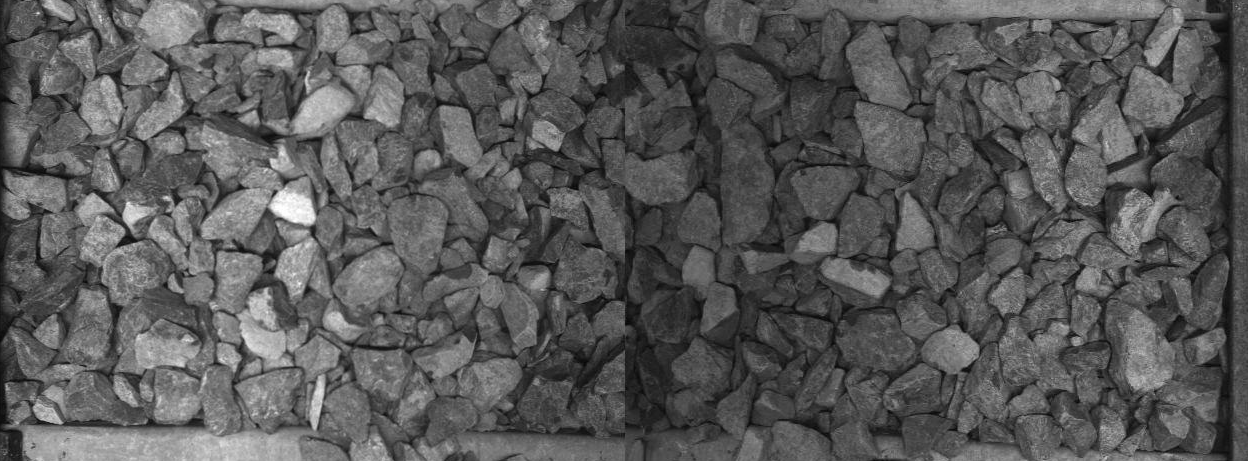
#> input picture zetica_data/cribimages/crib_0000000_0000000_974_1435.png, 1248 x 461 px; its folder holds only this picture in this run
$ python test_zetica.py
#> lines starting #> are read from the running program, lines starting #| are printed output that depends on the picture
# -*- coding: utf-8 -*-
"""
Created on Mon Feb 14 15:57:04 2022

@author: zhangq
"""

import numpy as np
import matplotlib.pyplot as plt
import scipy.linalg as li
from imageio import imread
import pywt
from skimage.restoration import denoise_wavelet, estimate_sigma
import glob
import scipy.ndimage as ni
from datetime import datetime

# [44 lines left out: function quadratic_surfacefit_mask, not called in this run]

def rescale(data, rng):
    """
    rescales an input dat between mn and mx
    """
    datamin = min(data.flatten())
    datamax = max(data.flatten())
    return (rng[1] - rng[0]) * (data - datamin) / (datamax - datamin) + rng[0]

'''the maximum scale (grain size) considered by the wavelet is the horizontal width dimension divided by this number
so if your image is 1000 pixels wide and maxscale=4, only grains up to 1000/4 = 250 pixels are considered'''
# [43 lines left out: function calculate_PSD_buscombe, not called in this run]

'''the maximum scale (grain size) considered by the wavelet is the horizontal width dimension divided by this number
so if your image is 1000 pixels wide and maxscale=4, only grains up to 1000/4 = 250 pixels are considered'''
def calculate_PSD(im, maxscale):
    '''Remove background'''
    # mask = np.array([[True] * N] * M)
    # bkg, mse, coefs = quadratic_surfacefit_mask(im, mask)
    # im -= bkg

    '''Denoise the image'''
    sigma_est = estimate_sigma(im, channel_axis = None, average_sigmas = True)
    denoisedImg = denoise_wavelet(im, channel_axis = None, rescale_sigma = True, method = 'VisuShrink', mode = 'soft', sigma=sigma_est * 2)

    #Why do we need to do this???
    denoisedImg = rescale(denoisedImg, [0, 255])

    '''Calculate the wavelet coefficients'''
    cfs, frequencies = pywt.cwt(denoisedImg, np.arange(1, maxscale),  'morl')

    '''Calculate the wavelength'''
    wavelengths = 1.0 / frequencies

    '''Calculate the PSD'''
    M, N = np.shape(im)
    psd = (cfs / np.array([[wavelengths] * M] * N).T) **2

    '''Average the psd over columns'''
    averagePSD1 = np.mean(psd, axis = 2)

    '''Average the psd over rows'''
    #'''Choose 100 rows from the image'''
    #rows = np.linspace(0, M - 1, 100).astype('int')
    averagePSD = np.mean(averagePSD1, axis = 1)

    '''Plot the wavelet transform'''
    # [20 lines of commented-out code are left out]

    '''Plot the average PSD'''
    # [9 lines of commented-out code are left out]

    '''Normalise the PSD'''
    averagePSD = averagePSD / np.sum(averagePSD)
    return wavelengths, averagePSD

def enhance_image_quality(im0):
    contrastNSigma = 3.5
    smoothWinSize = 10
    im = im0.astype('float')
    M, N = np.shape(im)
    p1 = np.mean(im, 0)
    p2 = ni.convolve(p1, np.ones(smoothWinSize) / smoothWinSize, mode = 'mirror')
    intensityMatrix = np.array([p2] * M)
    im2 = im / intensityMatrix - 1
    rowSigmas = np.std(im2, axis = 1)
    averageSigma = np.mean(rowSigmas)
    contrastRatio = 128 / (averageSigma * contrastNSigma)
    im3 = im2 * contrastRatio + 128;
    im3[im3 < 0] = 0
    im3[im3 > 254] = 254
    # [14 lines of commented-out code are left out]
    return im3

#====================================
if __name__ == '__main__':
    fns = glob.glob('zetica_data\\cribimages\\*.png')
    wave_means = []
    manual_means = []
    maxscale = 80

    for i, fn in enumerate(fns):

        '''Read in the image'''
        im_raw = imread(fn)
#> im_raw is the input picture: shape (461, 1248); min 1, max 255, mean 88.8
        im = im_raw[25:-30, :-20]
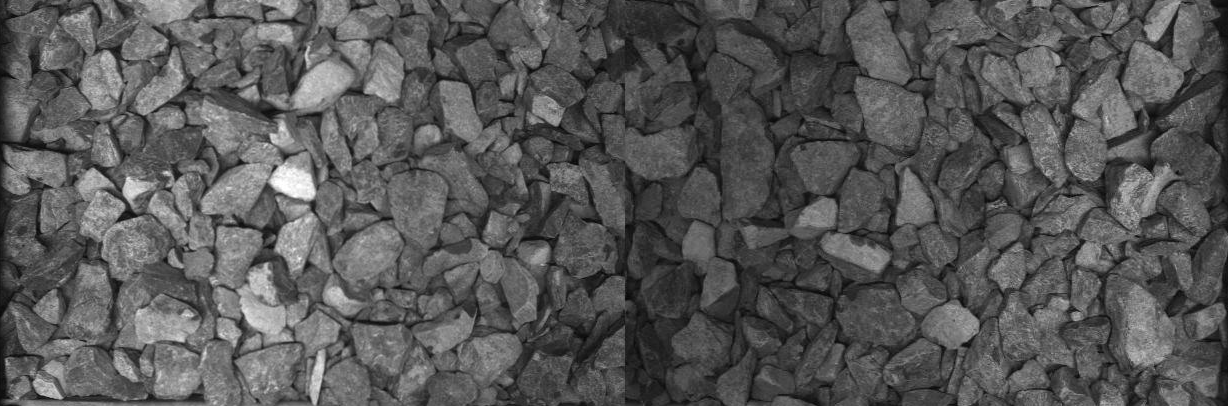
#> im: shape (406, 1228); min 1, max 255, mean 87.3

        im = enhance_image_quality(im)
#> in enhance_image_quality, `p1 = np.mean(im, 0)`: p1 = 1228 values, max 129.5 at index 252, min 26.31 at index 0, mean 87.3
#> in enhance_image_quality, `p2 = ni.convolve(p1, np.ones(smoothWinSize) / smoothWinSize, mode = 'm..`: p2 = 1228 values, max 128.1 at index 251, min 37.88 at index 0, mean 87.31
#> in enhance_image_quality, `intensityMatrix = np.array([p2] * M)`:
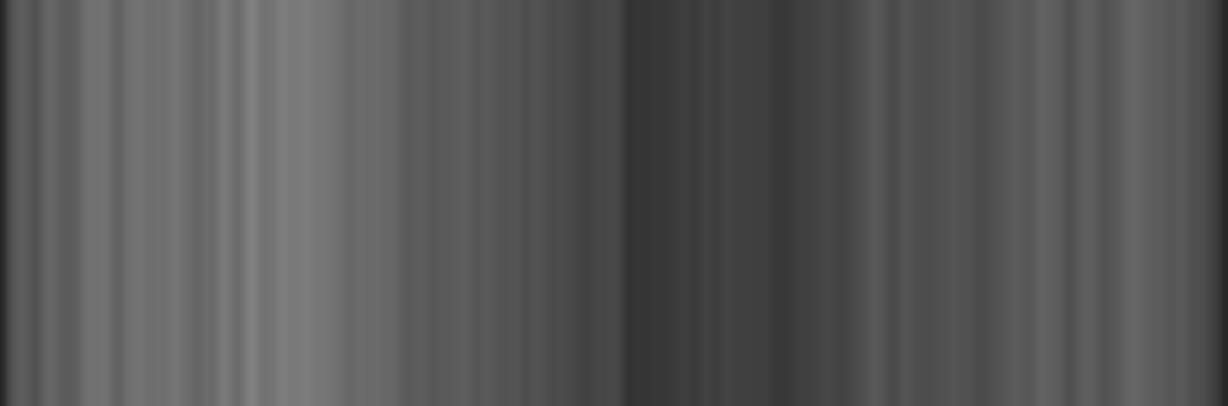
#> intensityMatrix: shape (406, 1228) float64; min 37.88, max 128.1, mean 87.3
#> in enhance_image_quality, `im2 = im / intensityMatrix - 1`:
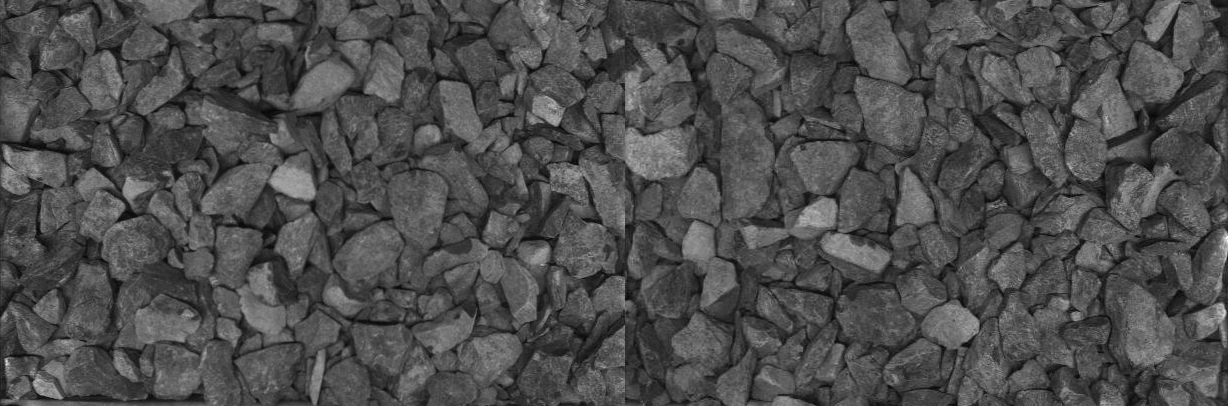
#> im2: shape (406, 1228) float64; min -0.987, max 2.22, mean -0.000815; drawn with min black and max white
#> in enhance_image_quality, `rowSigmas = np.std(im2, axis = 1)`: rowSigmas = 406 values, max 0.379 at index 182, min 0.268 at index 28, mean 0.325
#> in enhance_image_quality, `averageSigma = np.mean(rowSigmas)`: averageSigma = 0.325
#> in enhance_image_quality, `contrastRatio = 128 / (averageSigma * contrastNSigma)`: contrastRatio = 112.4
#> in enhance_image_quality, `im3[im3 > 254] = 254`:
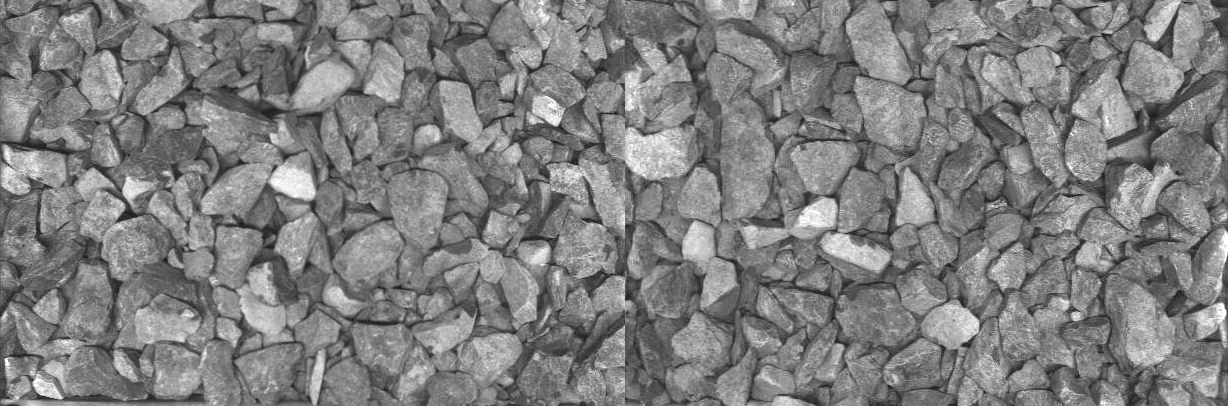
#> im3: shape (406, 1228) float64; min 16.98, max 254, mean 127.9

        wavelengths, psd = calculate_PSD(im.astype('double'), maxscale)
#> in calculate_PSD, `sigma_est = estimate_sigma(im, channel_axis = None, average_sigmas = T..`: sigma_est = 2.83
#> in calculate_PSD, `denoisedImg = denoise_wavelet(im, channel_axis = None, rescale_sigma =..`:
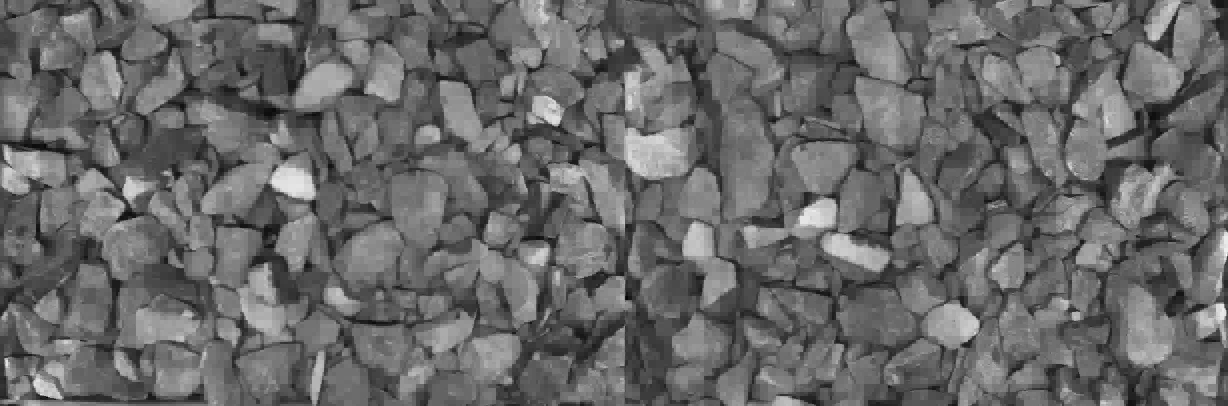
#> denoisedImg: shape (406, 1228) float64; min 33.7, max 261.1, mean 127.9; drawn with min black and max white
#> in rescale, `datamin = min(data.flatten())`: datamin = 33.7
#> in rescale, `datamax = max(data.flatten())`: datamax = 261.1
#> in calculate_PSD, `cfs, frequencies = pywt.cwt(denoisedImg, np.arange(1, maxscale),  'mor..`: frequencies = 79 values, max 0.812 at index 0, min 0.0103 at index 78, mean 0.0509
#> in calculate_PSD, `wavelengths = 1.0 / frequencies`: wavelengths = 79 values from 1.23 to 97.23
#> in calculate_PSD, `averagePSD1 = np.mean(psd, axis = 2)`:
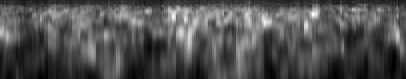
#> averagePSD1: shape (79, 406) float64; min 0.78, max 9.56, mean 3.56; drawn with min black and max white
#> in calculate_PSD, `averagePSD = np.mean(averagePSD1, axis = 1)`: averagePSD = 79 values, max 5.14 at index 16, min 2.04 at index 78, mean 3.56
#> in calculate_PSD, `averagePSD = averagePSD / np.sum(averagePSD)`: averagePSD = 79 values, max 0.0183 at index 16, min 0.00725 at index 78, mean 0.0127
#> wavelengths = 79 values from 1.23 to 97.23; psd has the same summary as averagePSD in calculate_PSD
        meansize = np.sum(psd * wavelengths)
#> meansize = 43.92


        csvfn = 'zetica_data\\cribimages\\manual_secondary_lengths.csv'
#> (the run stopped early here; a loop or call above may not have finished)

$ run again, on zetica_data/cribimages/crib_0000059_0000059_118708_119155.png
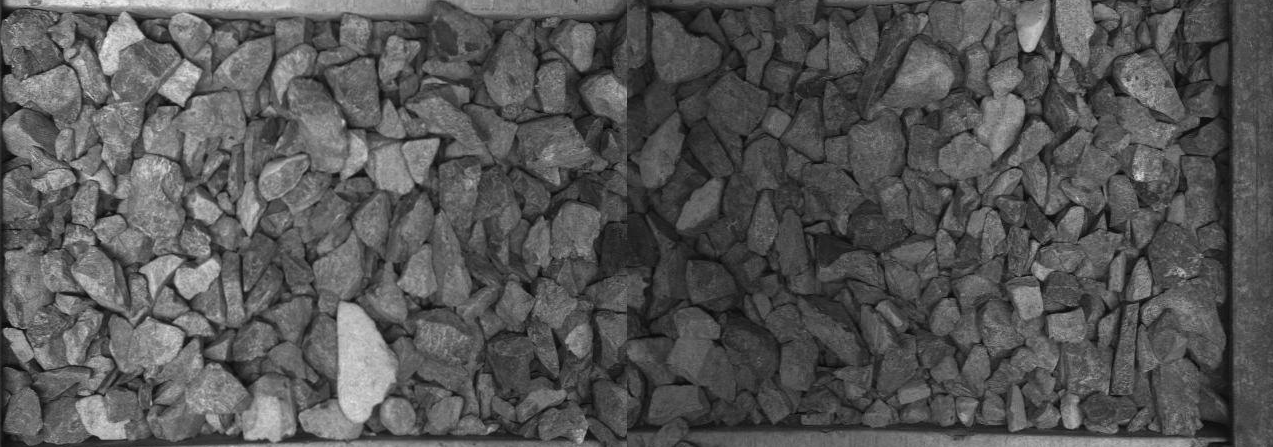
#> input picture zetica_data/cribimages/crib_0000059_0000059_118708_119155.png, 1273 x 447 px
#> im_raw is the input picture: shape (447, 1273); min 0, max 253, mean 85.9
#> p1 = 1253 values, max 129.5 at index 342, min 25.1 at index 1228, mean 85.13
#> p2 = 1253 values, max 127 at index 353, min 35.16 at index 1227, mean 85.15
#> rowSigmas = 392 values, max 0.374 at index 54, min 0.262 at index 220, mean 0.309
#> averageSigma = 0.309
#> contrastRatio = 118.2
#> in enhance_image_quality, `im3[im3 > 254] = 254`:
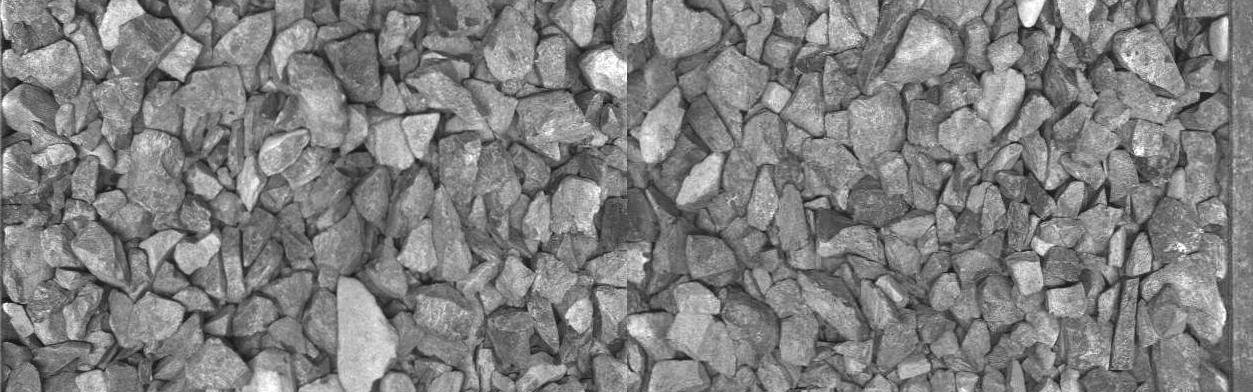
#> im3: shape (392, 1253) float64; min 9.82, max 254, mean 127.9
#> sigma_est = 2.67
#> datamin = 34.07
#> datamax = 245
#> frequencies = 79 values, max 0.812 at index 0, min 0.0103 at index 78, mean 0.0509
#> in calculate_PSD, `wavelengths = 1.0 / frequencies`: wavelengths = 79 values from 1.23 to 97.23
#> in calculate_PSD, `averagePSD1 = np.mean(psd, axis = 2)`:
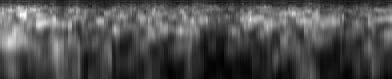
#> averagePSD1: shape (79, 392) float64; min 0.886, max 12.79, mean 4.51; drawn with min black and max white
#> in calculate_PSD, `averagePSD = np.mean(averagePSD1, axis = 1)`: averagePSD = 79 values, max 7.02 at index 19, min 2.4 at index 78, mean 4.51
#> in calculate_PSD, `averagePSD = averagePSD / np.sum(averagePSD)`: averagePSD = 79 values, max 0.0197 at index 19, min 0.00673 at index 78, mean 0.0127
#> `wavelengths, psd = calculate_PSD(im.astype('double'), maxscale)`: wavelengths = 79 values from 1.23 to 97.23; psd has the same summary as averagePSD in calculate_PSD
#> meansize = 42.68

$ run again, on zetica_data/cribimages/crib_0000206_0000206_413557_413973.png
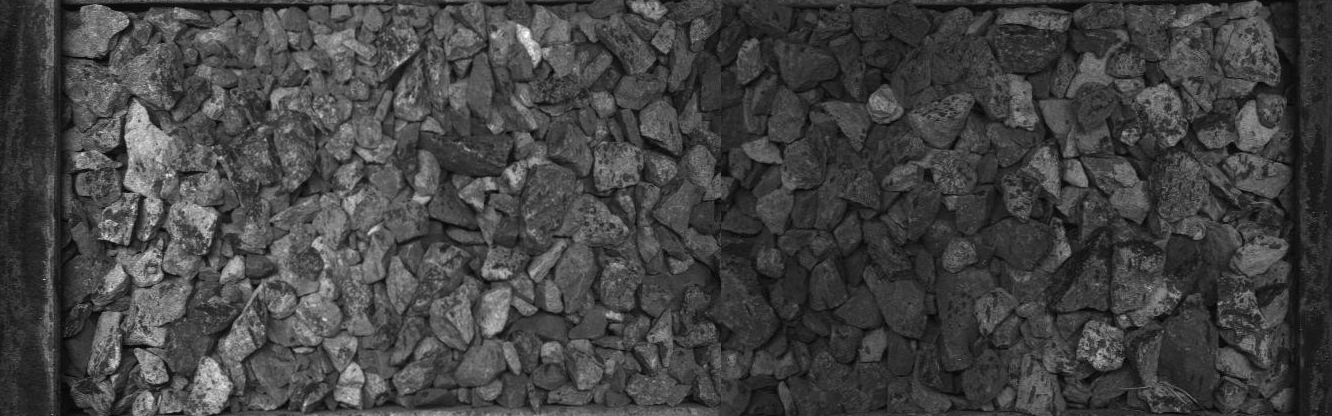
#> input picture zetica_data/cribimages/crib_0000206_0000206_413557_413973.png, 1332 x 416 px
#> im_raw is the input picture: shape (416, 1332); min 0, max 255, mean 67.1
#> p1 = 1312 values, max 121.8 at index 147, min 19.42 at index 1295, mean 68.12
#> p2 = 1312 values, max 119 at index 146, min 23.41 at index 1294, mean 68.12
#> rowSigmas = 361 values, max 0.428 at index 147, min 0.299 at index 51, mean 0.349
#> averageSigma = 0.349
#> contrastRatio = 104.9
#> in enhance_image_quality, `im3[im3 > 254] = 254`:
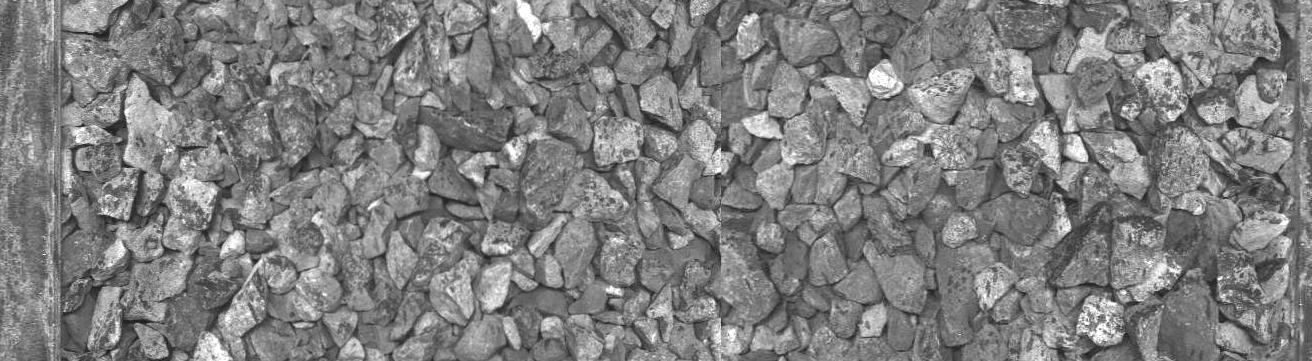
#> im3: shape (361, 1312) float64; min 23.08, max 254, mean 127.8
#> sigma_est = 3
#> datamin = 41.91
#> datamax = 248.5
#> frequencies = 79 values, max 0.812 at index 0, min 0.0103 at index 78, mean 0.0509
#> in calculate_PSD, `wavelengths = 1.0 / frequencies`: wavelengths = 79 values from 1.23 to 97.23
#> in calculate_PSD, `averagePSD1 = np.mean(psd, axis = 2)`:
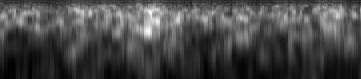
#> averagePSD1: shape (79, 361) float64; min 0.641, max 13.48, mean 4.24; drawn with min black and max white
#> in calculate_PSD, `averagePSD = np.mean(averagePSD1, axis = 1)`: averagePSD = 79 values, max 7.19 at index 14, min 1.66 at index 78, mean 4.24
#> in calculate_PSD, `averagePSD = averagePSD / np.sum(averagePSD)`: averagePSD = 79 values, max 0.0215 at index 14, min 0.00497 at index 78, mean 0.0127
#> `wavelengths, psd = calculate_PSD(im.astype('double'), maxscale)`: wavelengths = 79 values from 1.23 to 97.23; psd has the same summary as averagePSD in calculate_PSD
#> meansize = 38.97

$ run again, on zetica_data/cribimages/crib_0004943_0004943_9887118_9887493.png
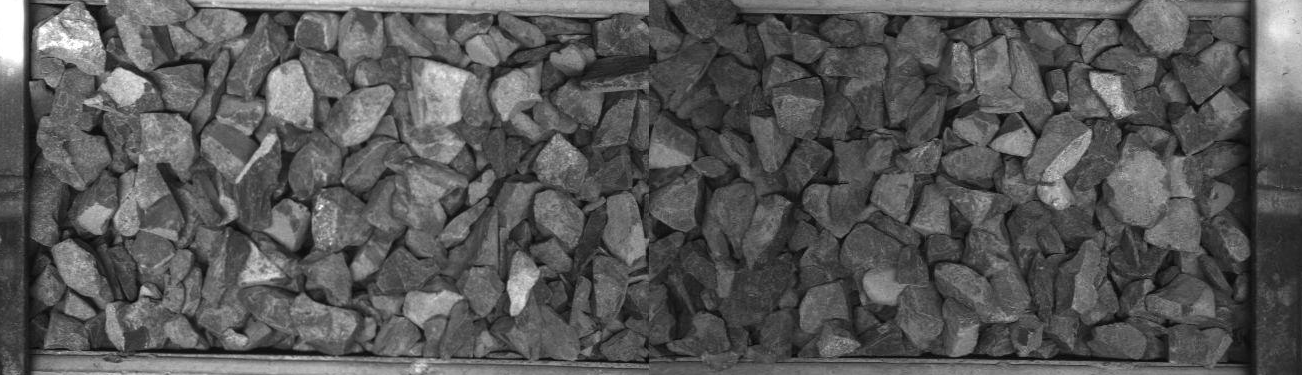
#> input picture zetica_data/cribimages/crib_0004943_0004943_9887118_9887493.png, 1302 x 375 px
#> im_raw is the input picture: shape (375, 1302); min 0, max 255, mean 87.7
#> p1 = 1282 values, max 121.6 at index 438, min 24.91 at index 1250, mean 85.21
#> p2 = 1282 values, max 120.2 at index 438, min 32.89 at index 1249, mean 85.21
#> rowSigmas = 320 values, max 0.472 at index 20, min 0.28 at index 300, mean 0.356
#> averageSigma = 0.356
#> contrastRatio = 102.8
#> in enhance_image_quality, `im3[im3 > 254] = 254`:
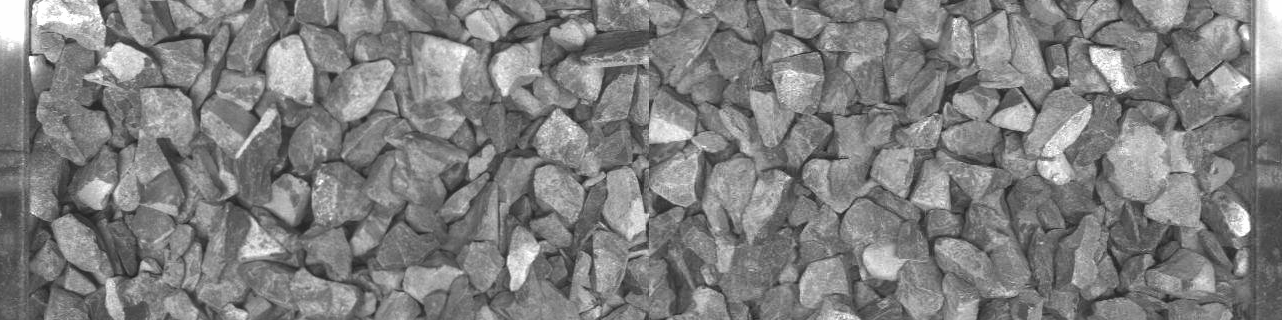
#> im3: shape (320, 1282) float64; min 25.22, max 254, mean 127.7
#> sigma_est = 2.16
#> datamin = 44.98
#> datamax = 261.1
#> frequencies = 79 values, max 0.812 at index 0, min 0.0103 at index 78, mean 0.0509
#> in calculate_PSD, `wavelengths = 1.0 / frequencies`: wavelengths = 79 values from 1.23 to 97.23
#> in calculate_PSD, `averagePSD1 = np.mean(psd, axis = 2)`:
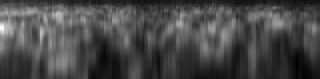
#> averagePSD1: shape (79, 320) float64; min 0.639, max 12.88, mean 4.1; drawn with min black and max white
#> in calculate_PSD, `averagePSD = np.mean(averagePSD1, axis = 1)`: averagePSD = 79 values, max 5.64 at index 13, min 2.11 at index 0, mean 4.1
#> in calculate_PSD, `averagePSD = averagePSD / np.sum(averagePSD)`: averagePSD = 79 values, max 0.0174 at index 13, min 0.00652 at index 0, mean 0.0127
#> `wavelengths, psd = calculate_PSD(im.astype('double'), maxscale)`: wavelengths = 79 values from 1.23 to 97.23; psd has the same summary as averagePSD in calculate_PSD
#> meansize = 45.08
